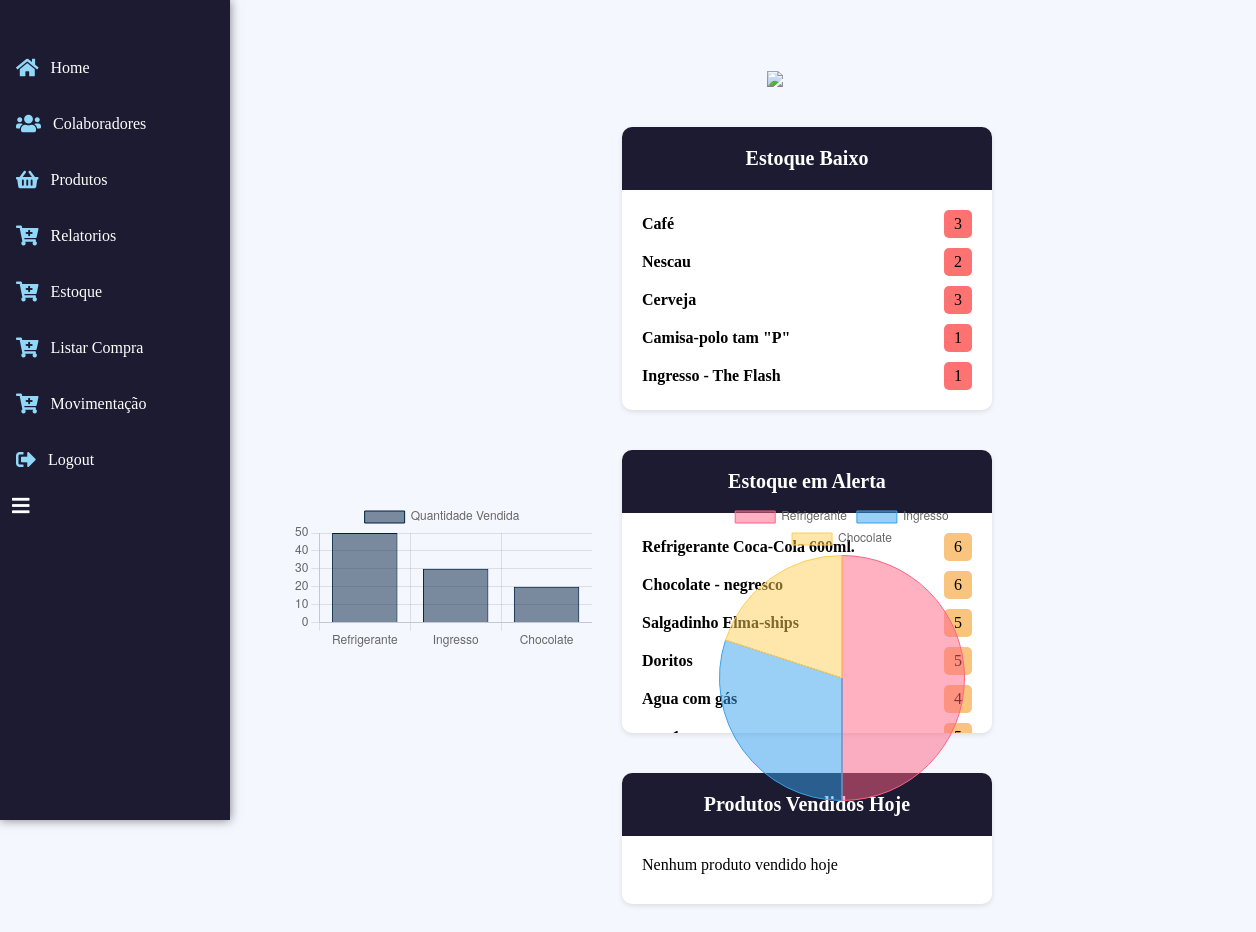
The page /controle_estoque/ on the database its author committed.
### produtos/models.py (models this page shows, shortened)
class Produto(models.Model):
    nome = models.CharField(max_length=100)
    codigo_barras = models.CharField(max_length=100)
    preco_produto = models.DecimalField(max_digits=10, decimal_places=2)
    situacao = models.CharField(max_length=50)
    categoria = models.CharField(max_length=50, null=True)

### dashboard/views.py (the view)
# urls.py: path('controle_estoque/', views.controle_estoque, name='controle_estoque'),
def controle_estoque(request):
    produtos_estoque = Estoque.objects.filter(produto__situacao='Ativo')
    lista_estoque = []
    for produto_estoque in produtos_estoque:
        quantidade = produto_estoque.quantidade
        if quantidade >= 10:
            cor_card = 'verde'
        elif quantidade <= 6:
            cor_card = 'amarelo'
        elif quantidade <= 3:
            cor_card = 'vermelho'
        else:
            cor_card = 'padrao'
        lista_estoque.append({
            'produto': produto_estoque.produto.nome,
            'quantidade': quantidade,
            'cor_card': cor_card
        })
    produtos_mais_vendidos = obter_produtos_mais_vendidos()
    produtos_vendidos_hoje = obter_produtos_vendidos_hoje()
    context = {
        'produtos_estoque': lista_estoque,
        'produtos_mais_vendidos': produtos_mais_vendidos,
        'produtos_vendidos_hoje': produtos_vendidos_hoje
    }
    return render(request, 'home.html', context)

### dashboard/views.py (called while the page is built)
def obter_produtos_mais_vendidos():
    produtos_mais_vendidos = ItemCompra.objects.values('produto').annotate(
        quantidade_vendida=Sum('quantidade')).order_by('-quantidade_vendida')[:3]
    produtos_mais_vendidos = [Produto.objects.get(
        pk=produto['produto']) for produto in produtos_mais_vendidos]
    return produtos_mais_vendidos

def obter_produtos_vendidos_hoje():
    data_atual = datetime.now().date()
    compras_hoje = Compra.objects.filter(data_compra__year=data_atual.year, data_compra__month=data_atual.month, data_compra__day=data_atual.day)
    ids_compras_hoje = compras_hoje.values_list('id', flat=True)
    itens_vendidos_hoje = ItemCompra.objects.filter(compra_id__in=ids_compras_hoje)
    produtos_vendidos_hoje = [(item.produto.nome, item.quantidade) for item in itens_vendidos_hoje]
    return produtos_vendidos_hoje

### dashboard/templates/home.html (shortened to what this page needs)
{% load static %}
<!DOCTYPE html>
<html>
<head>
    <link rel="stylesheet" href="https://cdnjs.cloudflare.com/ajax/libs/font-awesome/5.15.4/css/all.min.css">
</head>
<body>
    <div class="container">
        <div class="image-container">
            <img src="https://www.scivale.com.br/wp-content/uploads/2017/12/logo-sci.png">
        </div>
        <div class="card-container">
            <div class="card card-estoque-vermelho">
                <div class="card-header">
                    <h2 class="card-title">Estoque Baixo</h2>
                </div>
                <div class="card-body">
                    <ul>
                        {% for produto_estoque in produtos_estoque %}
                        {% if produto_estoque.quantidade <= 3 %}
                        <li>
                            <span class="product">{{ produto_estoque.produto }}</span>
                            <span class="quantity">{{ produto_estoque.quantidade }}</span>
                        </li>
                        {% endif %}
                        {% endfor %}
                    </ul>
                </div>
            </div>
            <div class="card card-estoque-amarelo">
                <div class="card-header">
                    <h2 class="card-title">Estoque em Alerta</h2>
                </div>
                <div class="card-body">
                    <ul>
                        {% for produto_estoque in produtos_estoque %}
                        {% if 4 <= produto_estoque.quantidade and produto_estoque.quantidade <= 6 %}
                        <li>
                            <span class="product">{{ produto_estoque.produto }}</span>
                            <span class="quantity">{{ produto_estoque.quantidade }}</span>
                        </li>
                        {% endif %}
                        {% endfor %}
                    </ul>
                </div>
            </div>
            <div class="card card-vendidos-hoje">
                <div class="card-header">
                    <h2 class="card-title">Produtos Vendidos Hoje</h2>
                </div>
                <div class="card-body">
                    <ul>
                        {% for produto_vendido in produtos_vendidos_hoje %}
                        <li>
                            <span class="product">{{ produto_vendido.0 }}</span>
                            <span class="quantity-green">{{ produto_vendido.1 }}</span>
                        </li>
                        {% empty %}
                        <li>Nenhum produto vendido hoje</li>
                        {% endfor %}
                    </ul>
                </div>
            </div>
        </div>
        <div class="content">
        </div>
        <div id="grafico-container">
            <div class="chart-container">
                <canvas id="bar-chart"></canvas>
            </div>
            <div class="chart-container">
                <canvas id="pie-chart"></canvas>
            </div>
        </div>
    </div>
    <div id="navbar">
        {% include 'navBar.html' %}
    </div>
    <script>
        // Dados do gráfico
        var labels = ["Refrigerante", "Ingresso", "Chocolate"];
        var vendas = [50, 30, 20];
        // Configurações do gráfico
        var config = {
            type: 'bar',
            data: {
                labels: labels,
                datasets: [{
    label: 'Quantidade Vendida',
    data: vendas,
    backgroundColor: 'rgba(0, 31, 63, 0.5)', // Azul escuro
    borderColor: 'rgba(0, 31, 63, 1)', // Azul escuro
    borderWidth: 1
}]
            },
            options: {
                scales: {
                    y: {
                        beginAtZero: true
                    }
                }
            }
        };
        // Renderizar o gráfico no elemento canvas
        var graficoElement = document.getElementById('grafico');
        var grafico = new Chart(graficoElement, config);
        function goBack() {
            window.history.back(); // Volta para a página anterior
        }
        function goHome() {
            window.location.href = "/"; // Redireciona para a página inicial
        }
    </script>
<script>
    // Dados do gráfico de barras
    var labelsBar = ["Refrigerante", "Ingresso", "Chocolate"];
    var vendasBar = [50, 30, 20];
    // Configurações do gráfico de barras
    var configBar = {
        type: 'bar',
        data: {
            labels: labelsBar,
            datasets: [{
                label: 'Quantidade Vendida',
                data: vendasBar,
                backgroundColor: 'rgba(0, 31, 63, 0.5)', // Azul escuro
                borderColor: 'rgba(0, 31, 63, 1)', // Azul escuro
                borderWidth: 1
            }]
        },
        options: {
            scales: {
                y: {
                    beginAtZero: true
                }
            }
        }
    };
    // Renderizar o gráfico de barras no elemento canvas
    var barChartElement = document.getElementById('bar-chart');
    var barChart = new Chart(barChartElement, configBar);
    // Dados do gráfico de pizza
    var labelsPie = ["Refrigerante", "Ingresso", "Chocolate"];
    var vendasPie = [50, 30, 20];
    // Configurações do gráfico de pizza
    var configPie = {
        type: 'pie',
        data: {
            labels: labelsPie,
            datasets: [{
                data: vendasPie,
                backgroundColor: [
                    'rgba(255, 99, 132, 0.5)', // Vermelho claro
                    'rgba(54, 162, 235, 0.5)', // Azul claro
                    'rgba(255, 206, 86, 0.5)' // Amarelo claro
                ],
                borderColor: [
                    'rgba(255, 99, 132, 1)', // Vermelho escuro
                    'rgba(54, 162, 235, 1)', // Azul escuro
                    'rgba(255, 206, 86, 1)' // Amarelo escuro
                ],
                borderWidth: 1
            }]
        },
        options: {
            responsive: true
        }
    };
    // Renderizar o gráfico de pizza no elemento canvas
    var pieChartElement = document.getElementById('pie-chart');
    var pieChart = new Chart(pieChartElement, configPie);
</script>
</body>
</html>

### dashboard/templates/home.html (style rules this page uses)
body { display: flex; justify-content: center; align-items: center; background-color: #f5f7ff; margin: 0; padding: 0; overflow: hidden; }
.container { display: flex; flex-direction: column; justify-content: center; align-items: flex-start; height: 90vh; text-align: center; margin-top: -150px; margin-left: 310px }
.card-container { display: flex; justify-content: flex-end; flex-wrap: wrap; gap: 40px; margin-top: -100px; margin: 0 auto; }
.card { width: 370px; background-color: #ffffff; border-radius: 10px; box-shadow: 0 2px 5px rgba(0, 0, 0, 0.1); }
.card-header { padding: 20px; background-color: #1d1b31; border-top-left-radius: 10px; border-top-right-radius: 10px; }
.card-title { margin: 0; font-size: 20px; color: #ffffff; }
.card-body { padding: 20px; }
.card-body ul { margin: 0; padding: 0; list-style-type: none; }
.image-container { text-align: center; margin-bottom: 40px; }
.image-container img { max-width: 200px; margin-top: -10px; margin-left: 475px; display: block; }
.card-body ul li { margin-bottom: 10px; display: flex; justify-content: space-between; align-items: center; }
.card-body ul li .product { font-weight: bold; }
.card-body ul li .quantity { background-color: #f9c57e; padding: 5px 10px; border-radius: 5px; }
.card-estoque-vermelho .card-body ul li .quantity { background-color: #ff7272; }
#grafico-container { display: flex; justify-content: space-between; width: 700px; height: 300px; margin-top: -950px; }
.card-body { padding: 20px; overflow-y: scroll; max-height: 180px; }
.chart-container { width: 300px; height: 300px; }

### navBar/templates/navBar.html (style rules this page uses)
body { margin: 0; padding: 0; }
.content { margin-left: 250px; padding: 16px; height: 1000px; display: flex; flex-direction: column; align-items: center; justify-content: center; }

### rows shown on the page
Produto: produto "Café"
Produto: produto "Nescau"
Produto: produto "Cerveja"
Produto: produto "Camisa-polo tam \"P\""
Produto: produto "Ingresso - The Flash"
Produto: produto "Refrigerante…"
Produto: produto "Chocolate…"
Produto: produto "Salgadinho…"
Produto: produto "Doritos"
Produto: produto "Agua com gás"

### other values the page prints
{{ produto_estoque.quantidade }} "3" "2" "3" "1" "1"
